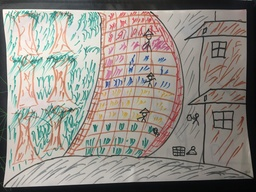
#> input picture fixed_drawings/1-1-.jpg, 256 x 192 px, shrunk from 3264 x 2448 before the run; its folder holds 2 pictures in this run
$ python binarize_thin_clean.py --input fixed_drawings --out_dir out
#> lines starting #> are read from the running program, lines starting #| are printed output that depends on the picture; after the words box and inside, x2 and y2 are one past the last pixel; in counts of white or black regions, pixels touching at a corner belong together
#> in process_image, img is the input picture: shape (192, 256, 3); mean B, G, R 132.4, 139.3, 144.1

import cv2
import numpy as np
import argparse
from pathlib import Path
from skimage.morphology import thin


def binarize_strict(img_bgr, white_th=245):
#> called with white_th = 245
    gray = cv2.cvtColor(img_bgr, cv2.COLOR_BGR2GRAY)
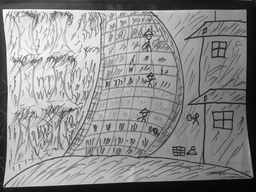
#> gray: shape (192, 256); min 0, max 254, mean 139.9
    bin01 = (gray < white_th).astype(np.uint8)
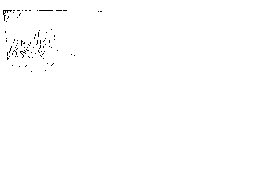
#> bin01: shape (192, 256); values 0 (black) and 1 (white), 99.6% white; black in thin lines or dots, all inside (x1, y1, x2, y2) = (3, 10, 102, 72)
    return bin01


def thinning_zhang_suen(bin01):
    thin01 = thin(bin01 > 0)
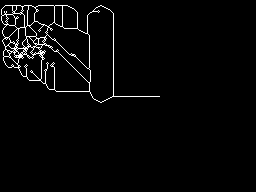
#> thin01: shape (192, 256) bool; 2.7% white in thin lines or dots, all inside (x1, y1, x2, y2) = (1, 5, 160, 103)
    return thin01.astype(np.uint8)


def find_endpoints(skel01):
    h, w = skel01.shape
#> h = 192; w = 256
    endpoints = []
    for y in range(1, h - 1):
        for x in range(1, w - 1):
            if skel01[y, x] == 0:
                continue
            neighbors = np.sum(skel01[y-1:y+2, x-1:x+2]) - 1
            if neighbors == 1:
                endpoints.append((y, x))
#> after the loop, endpoints = [(11, 4), (11, 6), (96, 159)]
    return endpoints


def remove_short_spurs(skel01, max_len=5):
    skel = skel01.copy()
    endpoints = find_endpoints(skel)
#> endpoints = [(11, 4), (11, 6), (96, 159)]

    for ep in endpoints:
        path = [ep]
        curr = ep
        prev = None

        for _ in range(max_len):
            y, x = curr
            neighbors = []
            for ny in range(y-1, y+2):
                for nx in range(x-1, x+2):
                    if (ny, nx) == curr:
                        continue
                    if skel[ny, nx] and (ny, nx) != prev:
                        neighbors.append((ny, nx))

            if len(neighbors) != 1:
                break

            prev = curr
            curr = neighbors[0]
            path.append(curr)

        if len(path) <= max_len:
            for y, x in path:
                skel[y, x] = 0
#> this loop made 3 passes

    return skel


def process_image(img_path, out_dir, white_th, spur_len):
    img = cv2.imread(str(img_path))
    if img is None:
        return

    name = img_path.stem
    out_img_dir = out_dir / name
    out_img_dir.mkdir(parents=True, exist_ok=True)

    bin01 = binarize_strict(img, white_th)
    binary_img = bin01 * 255

    thin01 = thinning_zhang_suen(bin01)
    thin01 = remove_short_spurs(thin01, max_len=spur_len)
    skeleton_img = thin01 * 255

    cv2.imwrite(str(out_img_dir / "binary.png"), binary_img)
    cv2.imwrite(str(out_img_dir / "skeleton.png"), skeleton_img)


def main():
    parser = argparse.ArgumentParser()
    parser.add_argument("--input", required=True)
    parser.add_argument("--out_dir", required=True)
    parser.add_argument("--white_th", type=int, default=245)
    parser.add_argument("--spur_len", type=int, default=5)
    args = parser.parse_args()

    input_dir = Path(args.input)
    out_dir = Path(args.out_dir)
    out_dir.mkdir(parents=True, exist_ok=True)

    exts = {".jpg", ".png", ".jpeg", ".bmp", ".tif", ".tiff"}
    for img_path in input_dir.iterdir():
        if img_path.suffix.lower() in exts:
            process_image(img_path, out_dir, args.white_th, args.spur_len)
#> pass 2 of the loop in main, `for img_path in input_dir.iterdir():`:
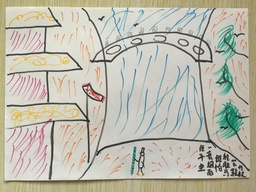
#> input picture fixed_drawings/1-2-.jpg, 256 x 192 px, shrunk from 3264 x 2448 before the run
#> in process_image, img is the input picture: shape (192, 256, 3); mean B, G, R 172.3, 186.2, 188.4
#> in binarize_strict (call 2), `bin01 = (gray < white_th).astype(np.uint8)`:
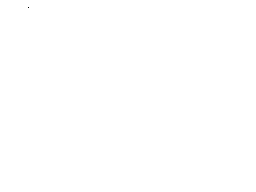
#> bin01: shape (192, 256); values 0 (black) and 1 (white), 100% white; black in thin lines or dots, all inside (x1, y1, x2, y2) = (28, 7, 29, 8)
#> in thinning_zhang_suen (call 2), `thin01 = thin(bin01 > 0)`:
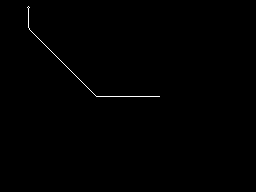
#> thin01: shape (192, 256) bool; 0.32% white in thin lines or dots, all inside (x1, y1, x2, y2) = (27, 6, 160, 97)
#> the loop in remove_short_spurs (call 2), `for ep in endpoints:` made 1 pass


if __name__ == "__main__":
    main()
